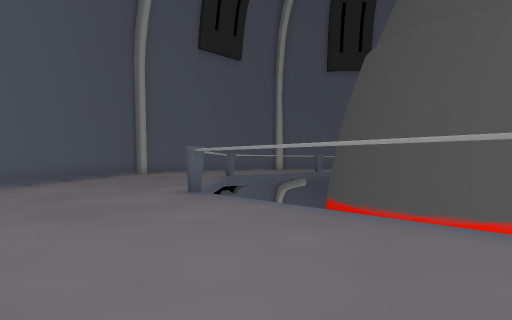
View 1 (above)

20 first-person views from a walk through a scene from a Unity 3-D project. The camera is 1.2 m above the floor, looks level and sees 80° across. The floor is counted in squares, 2 m on a side. Each view is taken from the middle of a square. On the plan, view 1 faces up. The plan holds only what a view shows up to about 9 squares ahead; the rest is blank. The place goes on beyond the plan. The player is left out. Door leaves are left out, so doorways stand open.

View 2
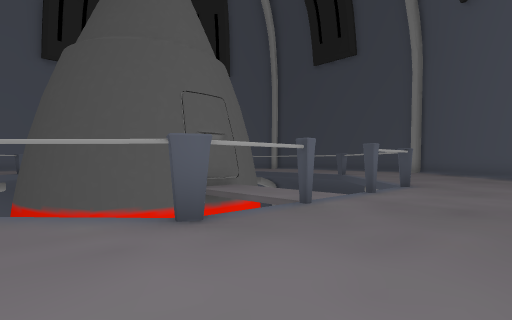

View 3
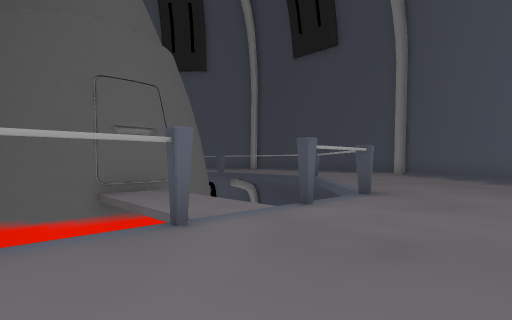

View 4
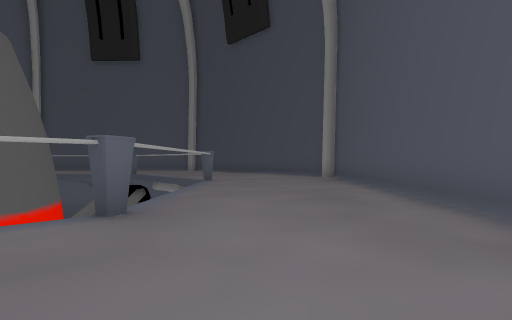

View 5
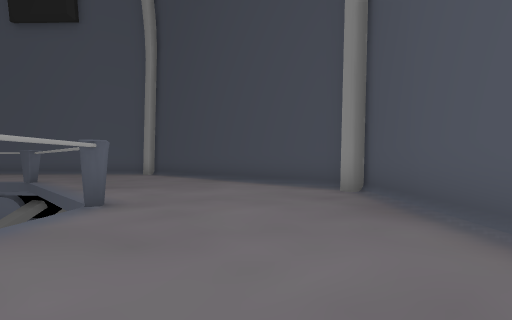

View 6
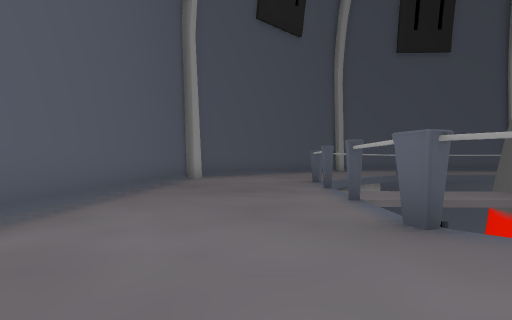

View 7
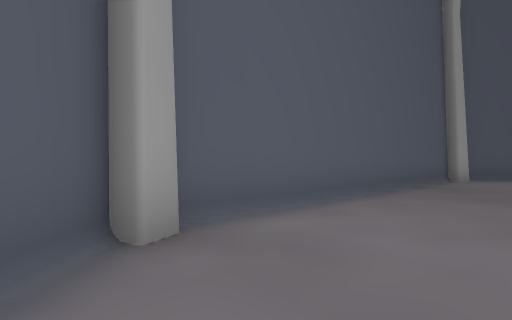

View 8
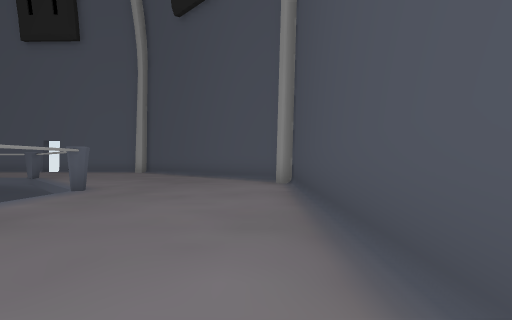

View 9
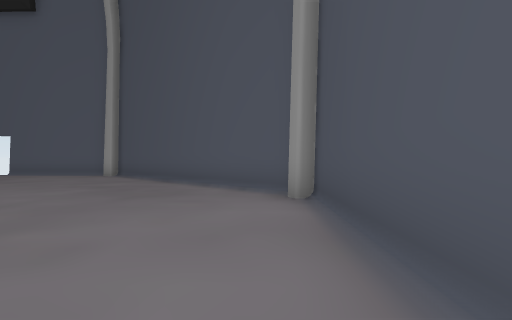

View 10
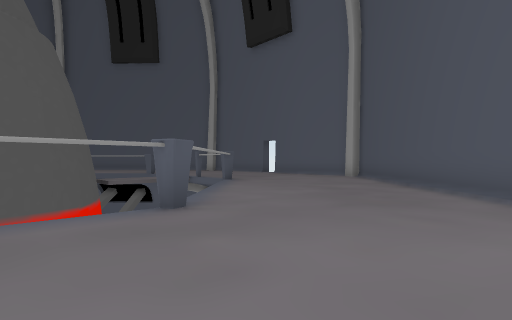

View 11
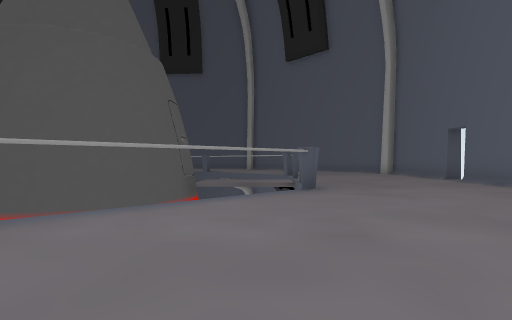

View 12
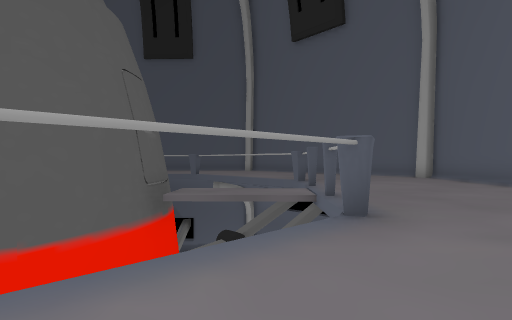

View 13
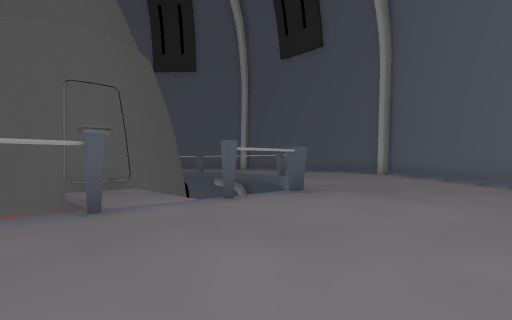

View 14
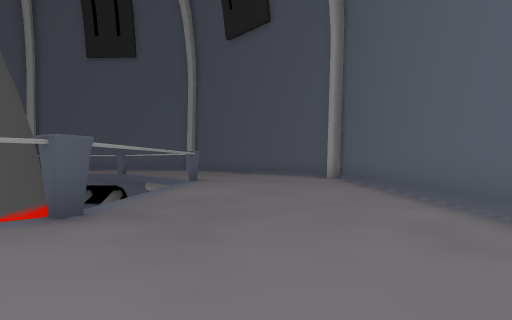

View 15
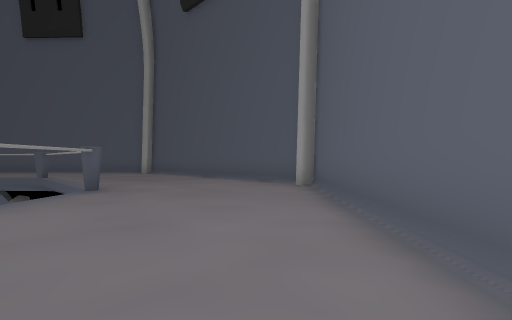

View 16
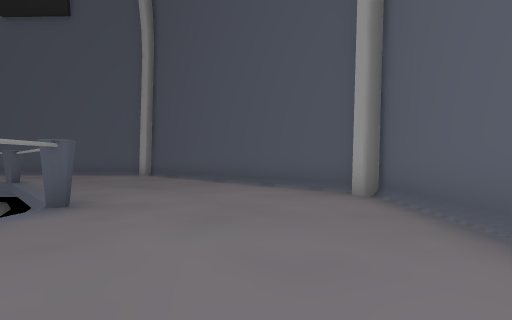

View 17
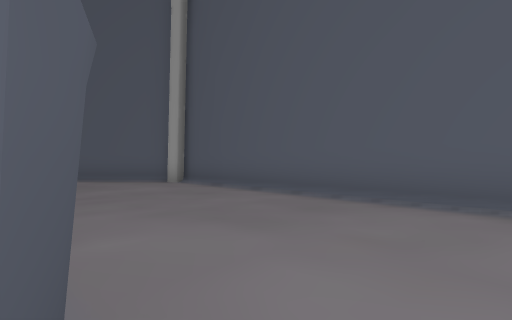

View 18
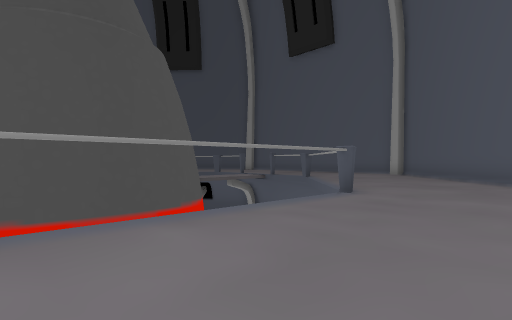

View 19
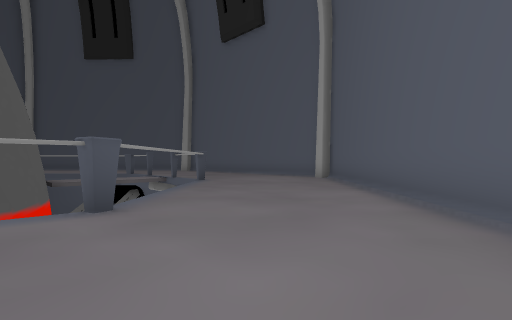

View 20
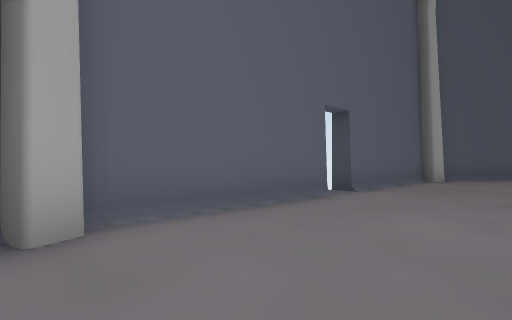

### Floor plan
Key: @ floor where view 1 was taken; # wall or solid block; . floor; D open door; v drop or lower ground.
Columns run from 6 left of view 1 to 17 right of it. Each row starts with its distance up from view 1.
 20       ######D######
 19      ##...........##
 18     ##.............#
 17    ##...............#
 16   ##................##
 15  ##......#vv.#v#.....##
 14 ##......#  v.v v......##
 13 #......#   v.   v......#
 12 #.....v   v###v  v.....#
 11 #....#   ### ##v  v....#
 10 #....v  v#    ##  v....#
  9 #....v  ##     #  v....#
  8 #....v  ##     #  v....#
  7 #....v  v##   ##  v....#
  6 #....#   v#####v  v....#
  5 #.....v   v##DD  v#....#
  4 ##.....v   ..   v#.....#
  3  #......v  ..  v#.....##
  2  ##......vv..vv#.....##
  1   ##................##
  0    ##.@............##
 -1     ##............##
 -2      ###........###
 -3        ##D#DD####

Positions as (right, up) in squares from view 1, and headings:
1: (0, 0), facing up
2: (1, -1), facing up-right
3: (3, -1), facing up-right
4: (7, -2), facing up-right
5: (11, 1), facing up-right
6: (11, 0), facing left
7: (11, 0), facing down-left
8: (16, 5), facing up
9: (16, 8), facing up
10: (16, 9), facing up-left
11: (15, 14), facing left
12: (12, 14), facing left
13: (8, 19), facing down-left
14: (4, 19), facing down-left
15: (1, 18), facing down-left
16: (0, 16), facing down-left
17: (-1, 12), facing down-left
18: (-4, 11), facing down-right
19: (-5, 7), facing down-right
20: (1, 17), facing up-right
